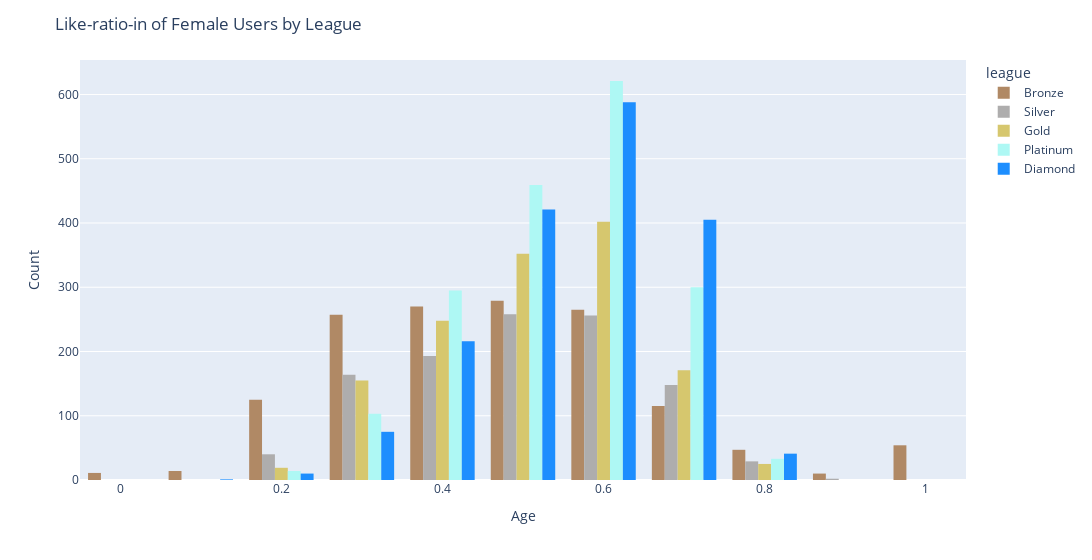

The notebook cell this image was saved under:
### Code cell
fig = px.histogram(
    res[res['gender']=='F'], 
    x="like_ratio_in",
    nbins=20,
    color="league",
    barmode="group",  # side-by-side
    category_orders={"league": ["Bronze", "Silver", "Gold", "Platinum", "Diamond"]},
    color_discrete_map=league_colors
)

fig.update_layout(
    title="Like-ratio-in of Female Users by League",
    xaxis_title="Age",
    yaxis_title="Count",
    width=1500
)

fig.show()

### Figure 1 — Plotly figure (JSON) as saved in the notebook; plotly's stock layout.template omitted (floating-point values rounded to 4 significant figures; data arrays with more than 128 entries replaced by an {"elided": "..."} marker saying what was removed)
{"data": [{"alignmentgroup": "True", "bingroup": "x", "hovertemplate": "league=Bronze<br>like_ratio_in=%{x}<br>count=%{y}<extra></extra>", "legendgroup": "Bronze", "marker": {"color": "#B08965", "pattern": {"shape": ""}}, "name": "Bronze", "nbinsx": 20, "offsetgroup": "Bronze", "orientation": "v", "showlegend": true, "type": "histogram", "x": {"elided": "1521 float values"}, "xaxis": "x", "yaxis": "y"}, {"alignmentgroup": "True", "bingroup": "x", "hovertemplate": "league=Silver<br>like_ratio_in=%{x}<br>count=%{y}<extra></extra>", "legendgroup": "Silver", "marker": {"color": "#AEADAD", "pattern": {"shape": ""}}, "name": "Silver", "nbinsx": 20, "offsetgroup": "Silver", "orientation": "v", "showlegend": true, "type": "histogram", "x": {"elided": "1090 float values"}, "xaxis": "x", "yaxis": "y"}, {"alignmentgroup": "True", "bingroup": "x", "hovertemplate": "league=Gold<br>like_ratio_in=%{x}<br>count=%{y}<extra></extra>", "legendgroup": "Gold", "marker": {"color": "#D6C76E", "pattern": {"shape": ""}}, "name": "Gold", "nbinsx": 20, "offsetgroup": "Gold", "orientation": "v", "showlegend": true, "type": "histogram", "x": {"elided": "1372 float values"}, "xaxis": "x", "yaxis": "y"}, {"alignmentgroup": "True", "bingroup": "x", "hovertemplate": "league=Platinum<br>like_ratio_in=%{x}<br>count=%{y}<extra></extra>", "legendgroup": "Platinum", "marker": {"color": "#AEF8F4", "pattern": {"shape": ""}}, "name": "Platinum", "nbinsx": 20, "offsetgroup": "Platinum", "orientation": "v", "showlegend": true, "type": "histogram", "x": {"elided": "1825 float values"}, "xaxis": "x", "yaxis": "y"}, {"alignmentgroup": "True", "bingroup": "x", "hovertemplate": "league=Diamond<br>like_ratio_in=%{x}<br>count=%{y}<extra></extra>", "legendgroup": "Diamond", "marker": {"color": "#1D8EFE", "pattern": {"shape": ""}}, "name": "Diamond", "nbinsx": 20, "offsetgroup": "Diamond", "orientation": "v", "showlegend": true, "type": "histogram", "x": {"elided": "1757 float values"}, "xaxis": "x", "yaxis": "y"}], "layout": {"barmode": "group", "legend": {"title": {"text": "league"}, "tracegroupgap": 0}, "margin": {"t": 60}, "title": {"text": "Like-ratio-in of Female Users by League"}, "width": 1500, "xaxis": {"anchor": "y", "domain": [0, 1], "title": {"text": "Age"}}, "yaxis": {"anchor": "x", "domain": [0, 1], "title": {"text": "Count"}}}}
